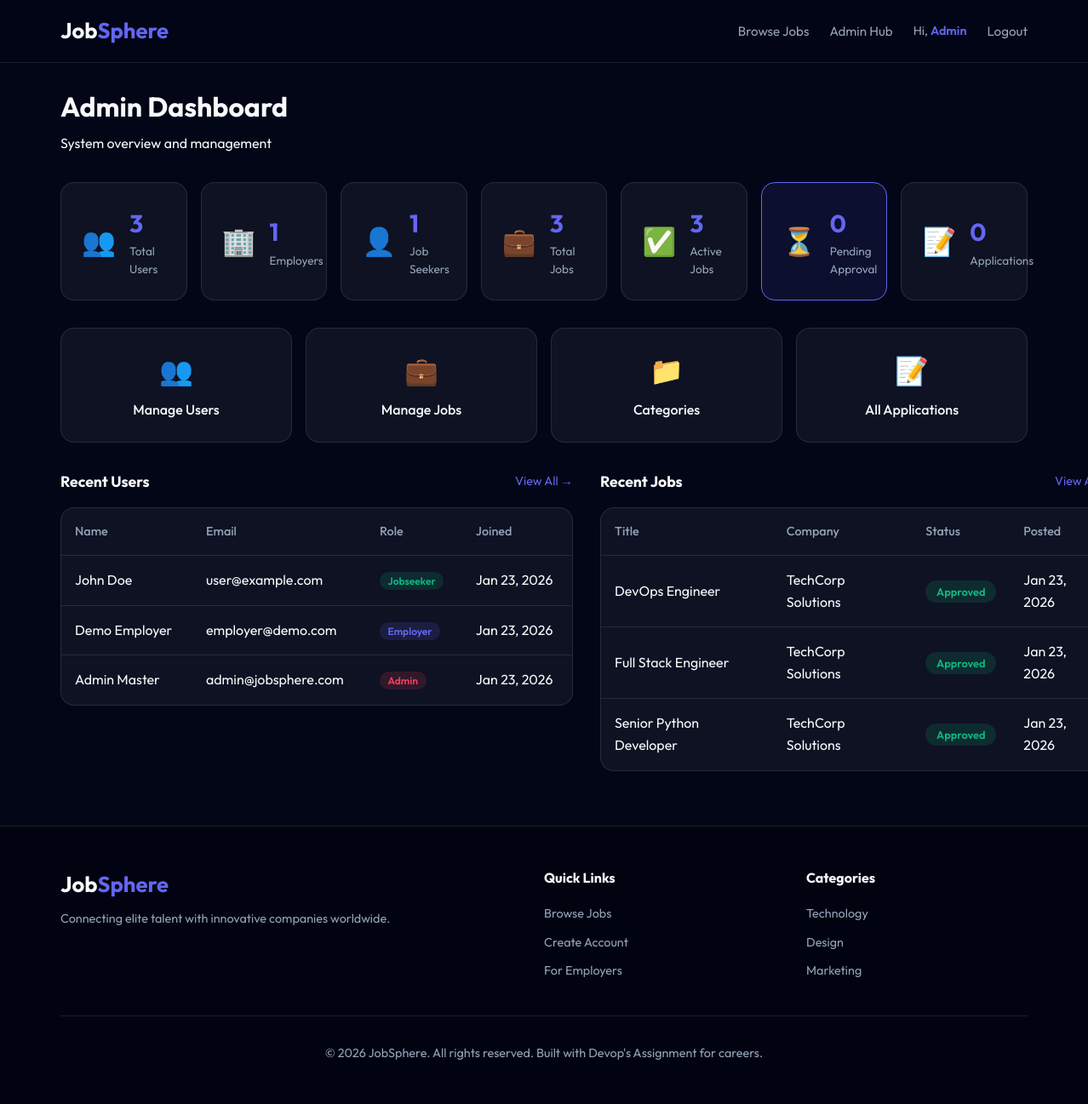
The page /admin (signed in) on the database its author committed.
### models.py (models this page shows, shortened)
class User(UserMixin, db.Model):
    __tablename__ = 'users'
    id = db.Column(db.Integer, primary_key=True)
    email = db.Column(db.String(120), unique=True, nullable=False, index=True)
    password_hash = db.Column(db.String(256), nullable=False)
    name = db.Column(db.String(100), nullable=False)
    role = db.Column(db.String(20), nullable=False, default='jobseeker')  # admin, employer, jobseeker
    phone = db.Column(db.String(20))
    bio = db.Column(db.Text)
    resume_path = db.Column(db.String(255))
    skills = db.Column(db.Text)  # Comma-separated skills
    location = db.Column(db.String(100))
    is_active = db.Column(db.Boolean, default=True)
    created_at = db.Column(db.DateTime, default=datetime.utcnow)
    updated_at = db.Column(db.DateTime, default=datetime.utcnow, onupdate=datetime.utcnow)
    company = db.relationship('Company', backref='owner', uselist=False, lazy=True)
    applications = db.relationship('Application', backref='applicant', lazy='dynamic')
    def is_admin(self):
        return self.role == 'admin'
    def is_employer(self):
        return self.role == 'employer'
    def is_jobseeker(self):
        return self.role == 'jobseeker'

class Job(db.Model):
    __tablename__ = 'jobs'
    id = db.Column(db.Integer, primary_key=True)
    company_id = db.Column(db.Integer, db.ForeignKey('companies.id'), nullable=False)
    category_id = db.Column(db.Integer, db.ForeignKey('categories.id'))
    title = db.Column(db.String(200), nullable=False)
    description = db.Column(db.Text, nullable=False)
    requirements = db.Column(db.Text)
    responsibilities = db.Column(db.Text)
    location = db.Column(db.String(100))
    job_type = db.Column(db.String(50), default='Full-time')  # Full-time, Part-time, Contract, Remote, Internship
    experience_level = db.Column(db.String(50))  # Entry, Mid, Senior, Lead
    salary_min = db.Column(db.Integer)
    salary_max = db.Column(db.Integer)
    salary_currency = db.Column(db.String(10), default='USD')
    is_remote = db.Column(db.Boolean, default=False)
    is_active = db.Column(db.Boolean, default=True)
    is_approved = db.Column(db.Boolean, default=True)  # Admin approval
    views = db.Column(db.Integer, default=0)
    posted_date = db.Column(db.DateTime, default=datetime.utcnow)
    expiry_date = db.Column(db.DateTime, default=lambda: datetime.utcnow() + timedelta(days=30))
    applications = db.relationship('Application', backref='job', lazy='dynamic', cascade='all, delete-orphan')

class Company(db.Model):
    __tablename__ = 'companies'
    id = db.Column(db.Integer, primary_key=True)
    user_id = db.Column(db.Integer, db.ForeignKey('users.id'), nullable=False)
    name = db.Column(db.String(150), nullable=False)
    description = db.Column(db.Text)
    website = db.Column(db.String(255))
    logo_path = db.Column(db.String(255))
    location = db.Column(db.String(100))
    industry = db.Column(db.String(100))
    size = db.Column(db.String(50))  # e.g., "1-10", "11-50", "51-200", etc.
    founded_year = db.Column(db.Integer)
    created_at = db.Column(db.DateTime, default=datetime.utcnow)
    jobs = db.relationship('Job', backref='company', lazy='dynamic')

### app.py (the view)
@app.route('/admin')
@login_required
@admin_required
def admin_dashboard():
    total_users = User.query.count()
    total_employers = User.query.filter_by(role='employer').count()
    total_jobseekers = User.query.filter_by(role='jobseeker').count()
    total_jobs = Job.query.count()
    active_jobs = Job.query.filter_by(is_active=True, is_approved=True).count()
    pending_jobs = Job.query.filter_by(is_approved=False).count()
    total_applications = Application.query.count()
    recent_users = User.query.order_by(User.created_at.desc()).limit(5).all()
    recent_jobs = Job.query.order_by(Job.posted_date.desc()).limit(5).all()
    return render_template('admin/dashboard.html',
                         total_users=total_users,
                         total_employers=total_employers,
                         total_jobseekers=total_jobseekers,
                         total_jobs=total_jobs,
                         active_jobs=active_jobs,
                         pending_jobs=pending_jobs,
                         total_applications=total_applications,
                         recent_users=recent_users,
                         recent_jobs=recent_jobs)

### app.py (called while the page is built)
@login_manager.user_loader
def load_user(user_id):
    return User.query.get(int(user_id))

def admin_required(f):
    @wraps(f)
    def decorated_function(*args, **kwargs):
        if not current_user.is_authenticated or not current_user.is_admin():
            flash('Admin access required.', 'error')
            return redirect(url_for('index'))
        return f(*args, **kwargs)
    return decorated_function

### templates/admin/dashboard.html (shortened to what this page needs)
{% extends 'base.html' %}
{% block content %}
<div class="page-content">
    <div class="container">
        <div class="admin-header">
            <h1>Admin Dashboard</h1>
            <p>System overview and management</p>
        </div>
        <div class="stats-cards admin-stats">
            <div class="stat-card">
                <div class="stat-icon">👥</div>
                <div class="stat-info">
                    <span class="stat-number">{{ total_users }}</span>
                    <span class="stat-label">Total Users</span>
                </div>
            </div>
            <div class="stat-card">
                <div class="stat-icon">🏢</div>
                <div class="stat-info">
                    <span class="stat-number">{{ total_employers }}</span>
                    <span class="stat-label">Employers</span>
                </div>
            </div>
            <div class="stat-card">
                <div class="stat-icon">👤</div>
                <div class="stat-info">
                    <span class="stat-number">{{ total_jobseekers }}</span>
                    <span class="stat-label">Job Seekers</span>
                </div>
            </div>
            <div class="stat-card">
                <div class="stat-icon">💼</div>
                <div class="stat-info">
                    <span class="stat-number">{{ total_jobs }}</span>
                    <span class="stat-label">Total Jobs</span>
                </div>
            </div>
            <div class="stat-card">
                <div class="stat-icon">✅</div>
                <div class="stat-info">
                    <span class="stat-number">{{ active_jobs }}</span>
                    <span class="stat-label">Active Jobs</span>
                </div>
            </div>
            <div class="stat-card highlight">
                <div class="stat-icon">⏳</div>
                <div class="stat-info">
                    <span class="stat-number">{{ pending_jobs }}</span>
                    <span class="stat-label">Pending Approval</span>
                </div>
            </div>
            <div class="stat-card">
                <div class="stat-icon">📝</div>
                <div class="stat-info">
                    <span class="stat-number">{{ total_applications }}</span>
                    <span class="stat-label">Applications</span>
                </div>
            </div>
        </div>
        <div class="admin-quick-actions">
            <a href="{{ url_for('admin_users') }}" class="action-card">
                <span class="action-icon">👥</span>
                <span class="action-title">Manage Users</span>
            </a>
            <a href="{{ url_for('admin_jobs') }}" class="action-card">
                <span class="action-icon">💼</span>
                <span class="action-title">Manage Jobs</span>
            </a>
            <a href="{{ url_for('admin_categories') }}" class="action-card">
                <span class="action-icon">📁</span>
                <span class="action-title">Categories</span>
            </a>
            <a href="{{ url_for('admin_applications') }}" class="action-card">
                <span class="action-icon">📝</span>
                <span class="action-title">All Applications</span>
            </a>
        </div>
        <div class="admin-grid">
            <div class="admin-section">
                <div class="section-header-inline">
                    <h2>Recent Users</h2>
                    <a href="{{ url_for('admin_users') }}" class="link">View All →</a>
                </div>
                <div class="admin-table-container">
                    <table class="admin-table">
                        <thead>
                            <tr>
                                <th>Name</th>
                                <th>Email</th>
                                <th>Role</th>
                                <th>Joined</th>
                            </tr>
                        </thead>
                        <tbody>
                            {% for user in recent_users %}
                            <tr>
                                <td>{{ user.name }}</td>
                                <td>{{ user.email }}</td>
                                <td><span class="role-badge {{ user.role }}">{{ user.role | title }}</span></td>
                                <td>{{ user.created_at.strftime('%b %d, %Y') }}</td>
                            </tr>
                            {% endfor %}
                        </tbody>
                    </table>
                </div>
            </div>
            <div class="admin-section">
                <div class="section-header-inline">
                    <h2>Recent Jobs</h2>
                    <a href="{{ url_for('admin_jobs') }}" class="link">View All →</a>
                </div>
                <div class="admin-table-container">
                    <table class="admin-table">
                        <thead>
                            <tr>
                                <th>Title</th>
                                <th>Company</th>
                                <th>Status</th>
                                <th>Posted</th>
                            </tr>
                        </thead>
                        <tbody>
                            {% for job in recent_jobs %}
                            <tr>
                                <td>{{ job.title }}</td>
                                <td>{{ job.company.name }}</td>
                                <td>
                                    {% if job.is_approved %}
                                    <span class="status-badge status-shortlisted">Approved</span>
                                    {% else %}
                                    <span class="status-badge status-pending">Pending</span>
                                    {% endif %}
                                </td>
                                <td>{{ job.posted_date.strftime('%b %d, %Y') }}</td>
                            </tr>
                            {% endfor %}
                        </tbody>
                    </table>
                </div>
            </div>
        </div>
    </div>
</div>
{% endblock %}

### templates/base.html (shortened to what this page needs)
<!DOCTYPE html>
<html lang="en">
<head>
    <link rel="stylesheet" href="{{ url_for('static', filename='css/styles.css') }}">
</head>
<body>
    <header class="navbar">
        <div class="container">
            <a href="{{ url_for('index') }}" class="logo">Job<span>Sphere</span></a>
            <nav>
                <ul>
                    <li><a href="{{ url_for('index') }}#jobs">Browse Jobs</a></li>
                    {% if current_user.is_authenticated %}
                    {% if current_user.is_jobseeker() %}
                    <li><a href="{{ url_for('ats') }}">ATS Checker</a></li>
                    <li><a href="{{ url_for('my_applications') }}">My Applications</a></li>
                    <li><a href="{{ url_for('profile') }}">Profile</a></li>
                    {% elif current_user.is_employer() %}
                    <li><a href="{{ url_for('employer_dashboard') }}">Dashboard</a></li>
                    <li><a href="{{ url_for('employer_jobs') }}">My Jobs</a></li>
                    {% elif current_user.is_admin() %}
                    <li><a href="{{ url_for('admin_dashboard') }}">Admin Hub</a></li>
                    {% endif %}
                    <li class="user-greeting">Hi, <span>{{ current_user.name.split(' ')[0] }}</span></li>
                    <li><a href="{{ url_for('logout') }}">Logout</a></li>
                    {% else %}
                    <li><a href="{{ url_for('login') }}">Login</a></li>
                    <li><a href="{{ url_for('register') }}" class="btn-primary">Get Started</a></li>
                    {% endif %}
                </ul>
            </nav>
        </div>
    </header>
    <main>
        {% block content %}{% endblock %}
    </main>
    <footer>
        <div class="container">
            <div class="footer-content">
                <div class="footer-brand">
                    <a href="/" class="logo">Job<span>Sphere</span></a>
                    <p>Connecting elite talent with innovative companies worldwide.</p>
                </div>
                <div class="footer-links">
                    <h4>Quick Links</h4>
                    <ul>
                        <li><a href="{{ url_for('index') }}">Browse Jobs</a></li>
                        <li><a href="{{ url_for('register') }}">Create Account</a></li>
                        <li><a href="#">For Employers</a></li>
                    </ul>
                </div>
                <div class="footer-links">
                    <h4>Categories</h4>
                    <ul>
                        <li><a href="#">Technology</a></li>
                        <li><a href="#">Design</a></li>
                        <li><a href="#">Marketing</a></li>
                    </ul>
                </div>
            </div>
            <div class="footer-bottom">
                <p>&copy; 2026 JobSphere. All rights reserved. Built with Devop's Assignment for careers.</p>
            </div>
        </div>
    </footer>
</body>
</html>

### rows shown on the page
User: name "Admin", name "Admin Master", email "admin@jobsphere.com", role "Admin", created_at "Jan 23, 2026"
User: name "John Doe", email "user@example.com", role "Jobseeker", created_at "Jan 23, 2026"
User: name "Demo Employer", email "employer@demo.com", role "Employer", created_at "Jan 23, 2026"
Job: title "DevOps Engineer", company.name "TechCorp Solutions", is_approved "Approved", posted_date "Jan 23, 2026"
Job: title "Full Stack Engineer", company.name "TechCorp Solutions", is_approved "Approved", posted_date "Jan 23, 2026"
Job: title "Senior Python Developer", company.name "TechCorp Solutions", is_approved "Approved", posted_date "Jan 23, 2026"

### other values the page prints
{{ total_users }} "3"
{{ total_employers }} "1"
{{ total_jobseekers }} "1"
{{ total_jobs }} "3"
{{ active_jobs }} "3"
{{ pending_jobs }} "0"
{{ total_applications }} "0"
